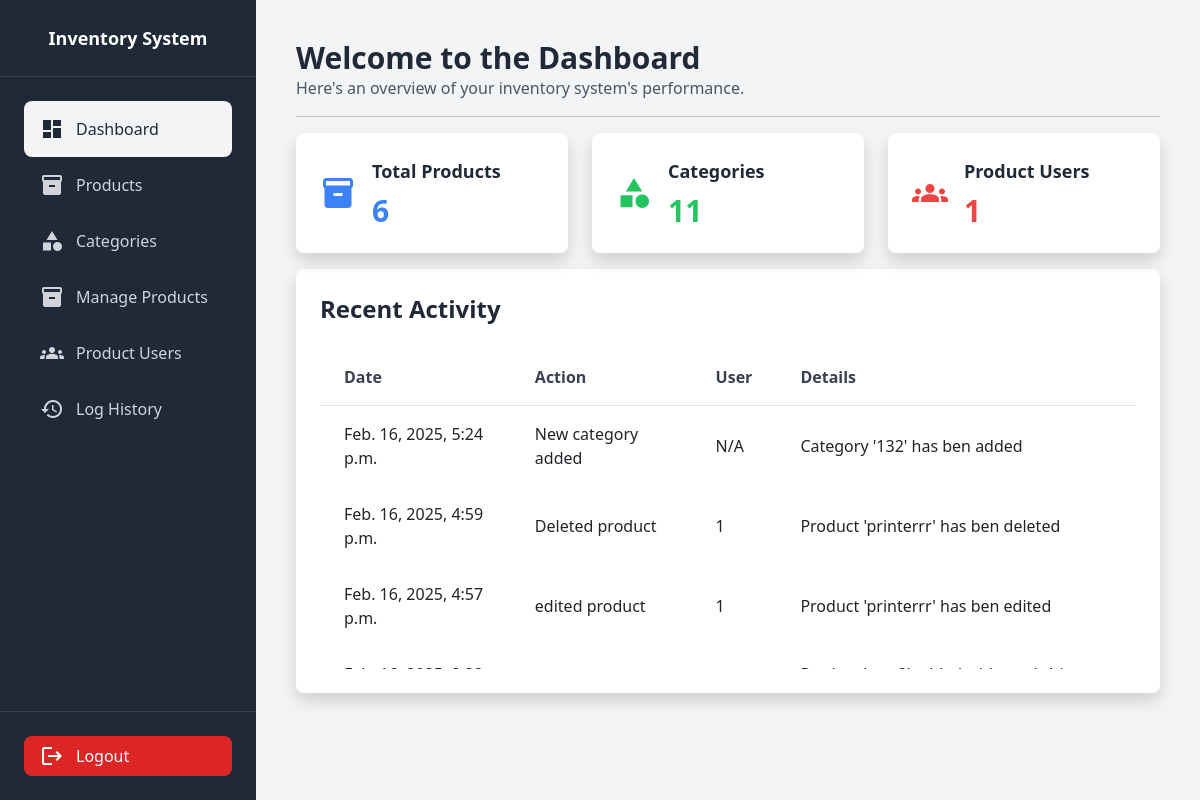
Page /dashboard/ (signed in) on the earlier database version.
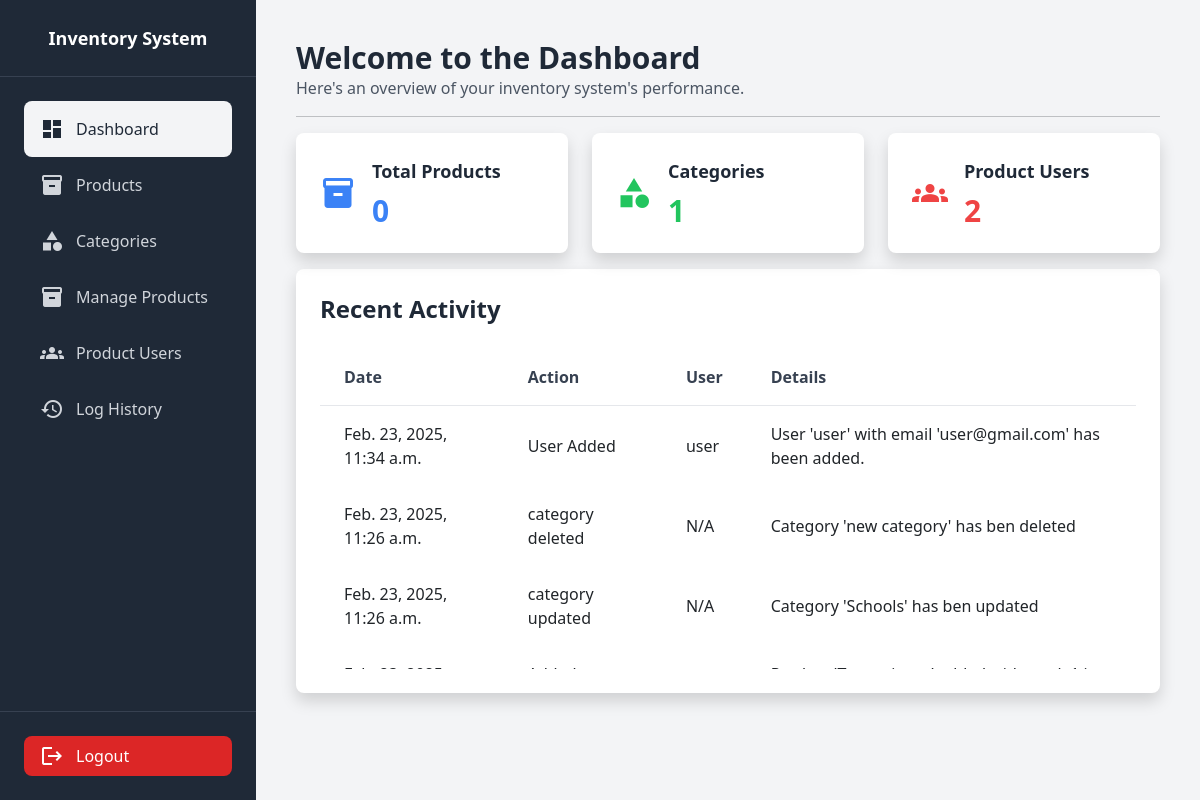
Same page on the later database version.
### inventoryApp/models.py (models this page shows, shortened)
class Log(models.Model):
    action = models.CharField(max_length=100)
    details = models.TextField()
    user = models.CharField(max_length=100, blank=True, null=True)
    product = models.CharField(max_length=100, blank=True, null=True)
    created_at = models.DateTimeField(auto_now_add=True)

### inventoryApp/views.py (the view)
# urls.py: path('dashboard/', views.dashboard, name='dashboard'),
@login_required
def dashboard(request):
	total_products = Product.objects.all().order_by('-created_at').count
	total_categories = Category.objects.all().order_by('-created_at').count
	total_users = ProductUser.objects.all().count
	logs = Log.objects.all().order_by('-created_at')[:5]
	return render(request, 'dashboard.html', {'total_products':total_products, 'total_categories':total_categories, 'total_users':total_users, 'logs':logs})

### inventoryApp/templates/dashboard.html (shortened to what this page needs)
{% extends 'sidebar.html' %}
    {% block content %}
        <div class="flex-1 p-6 md:p-10 overflow-x-auto md:overflow-visible overflow-y-auto">
            <header class="mb-3">
                <h1 class="text-3xl font-bold text-gray-800">Welcome to the Dashboard</h1>
                <p class="text-gray-600">Here's an overview of your inventory system's performance.</p>
            </header>
            <hr class="mb-3">
            <div class="grid grid-cols-1 sm:grid-cols-2 lg:grid-cols-3 gap-6 mb-3">
                <a href="{% url 'products' %}" class="p-4 bg-white rounded-lg shadow hover:shadow-md transition duration-300 flex items-center hover:scale-105">
                    <span class="material-icons text-blue-500 text-4xl mr-4">inventory</span>
                    <div>
                        <h2 class="text-lg font-bold text-gray-800">Total Products</h2>
                        <p class="text-3xl font-semibold text-blue-500 mt-2">{{ total_products }}</p>
                    </div>
                </a>
                <a href="{% url 'categories' %}" class="p-4 bg-white rounded-lg shadow hover:shadow-md transition duration-300 flex items-center hover:scale-105">
                    <span class="material-icons text-green-500 text-4xl mr-4">category</span>
                    <div>
                        <h2 class="text-lg font-bold text-gray-800">Categories</h2>
                        <p class="text-3xl font-semibold text-green-500 mt-2">{{ total_categories }}</p>
                    </div>
                </a>
                <a href="{% url 'product_users' %}" class="p-4 bg-white rounded-lg shadow hover:shadow-md transition duration-300 flex items-center hover:scale-105">
                    <span class="material-icons text-4xl mr-4 text-red-500">groups</span>
                    <div>
                        <h2 class="text-lg font-bold text-gray-800">Product Users</h2>
                        <p class="text-3xl font-semibold text-red-500 mt-2">{{ total_users }}</p>
                    </div>
                </a>
            </div>
            <div class="bg-white rounded-lg shadow p-6">
                <h2 class="text-2xl font-bold text-gray-800 mb-4">Recent Activity</h2>
                {% if logs %}
                    <div class="overflow-y-auto max-h-[20rem]">
                        <table class="w-full text-left table-auto">
                            <thead>
                                <tr class="text-gray-700 border-b">
                                    <th class="px-4 py-3">Date</th>
                                    <th class="px-4 py-3">Action</th>
                                    <th class="px-4 py-3">User</th>
                                    <th class="px-4 py-3">Details</th>
                                </tr>
                            </thead>
                            <tbody>
                                {% for log in logs %}
                                    <tr class="hover:bg-gray-100">
                                        <td class="px-4 py-3">{{ log.created_at }}</td>
                                        <td class="px-4 py-3">{{ log.action }}</td>
                                        <td class="px-4 py-3">{{ log.user }}</td>
                                        <td class="px-4 py-3">{{ log.details }}</td>
                                    </tr>
                                {% endfor %}
                            </tbody>
                        </table>
                    </div>
                {% else %}
                    <div class="flex flex-col items-center justify-center text-gray-500 mt-10">
                        <span class="material-icons text-5xl mb-4">history</span>
                        <p class="text-lg font-medium">No recent activities yet</p>
                    </div>
                {% endif %}
            </div>
        </div>
    {% endblock %}

Differences in the rows shown:
no longer on this page (row unchanged): Log: created_at "Feb. 16, 2025, 5:24 p.m.", action "New category added", user "N/A", details "Category '132' has ben added"
no longer on this page (row unchanged): Log: created_at "Feb. 16, 2025, 4:59 p.m.", action "Deleted product", user "1", details "Product 'printerrr' has ben deleted"
no longer on this page (row unchanged): Log: created_at "Feb. 16, 2025, 4:57 p.m.", action "edited product", user "1", details "Product 'printerrr' has ben edited"
added Log: created_at "Feb. 23, 2025, 11:34 a.m.", action "User Added", user "user", details "User 'user' with email 'user@gmail.com' has been added."
added Log: created_at "Feb. 23, 2025, 11:26 a.m.", action "category deleted", user "N/A", details "Category 'new category' has ben deleted"
added Log: created_at "Feb. 23, 2025, 11:26 a.m.", action "category updated", user "N/A", details "Category 'Schools' has ben updated"
Other differences:
{{ total_products }}: "6" → "0"
{{ total_categories }}: "11" → "1"
{{ total_users }}: "1" → "2"
